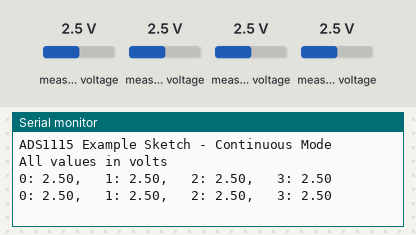
The sketch below on a simulated Arduino Uno, built with avr-gcc and run on an emulated ATmega328P. On the bench: the last lines printed to the serial monitor. Inputs (shaded band) come from the test bench; at power-on: measured voltage 2.5 V.

Above: at 1.8 s.
1.9 s: measured voltage (sensor 200) set to 0.1 V
At 2.5 s:
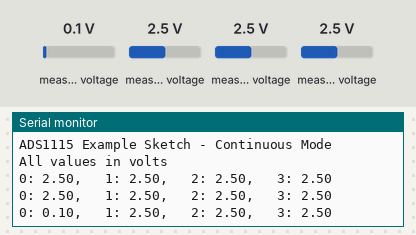
3.4 s: measured voltage (sensor 201) set to 0.1 V
At 4.7 s:
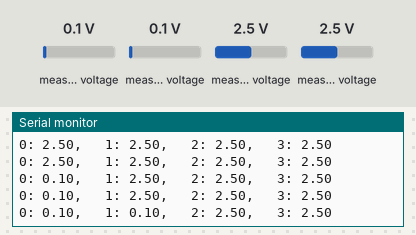
4.9 s: measured voltage (sensor 202) set to 0.1 V
At 6.0 s:
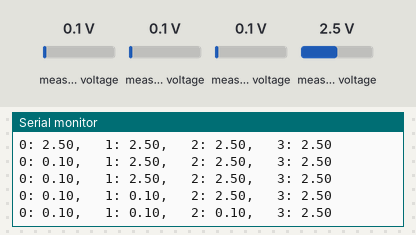
6.4 s: measured voltage (sensor 203) set to 0.1 V
At 7.7 s:
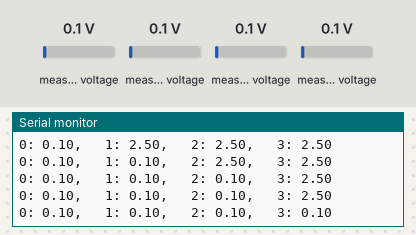
7.9 s: measured voltage (sensor 200) set to 1.2 V
At 9.1 s:
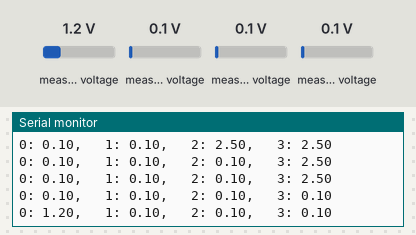
9.4 s: measured voltage (sensor 201) set to 1.2 V
At 9.4 s:
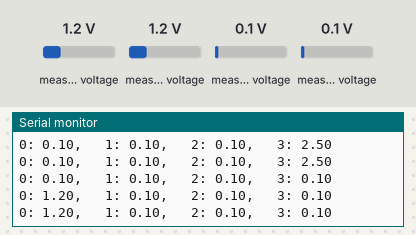
Timing chart, 0 to 11.9 s (numbered marks = the images above; inputs shaded):
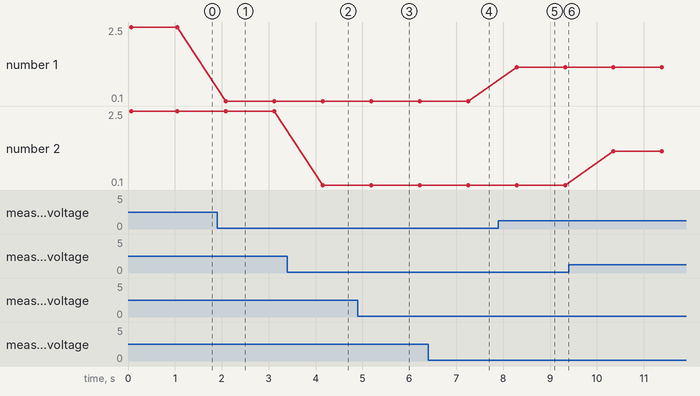

Measured:
- after the input at 1.9 s, the serial monitor: prints a new line after 0.18 s (image 1)
- after the input at 3.4 s, the serial monitor: prints a new line after 0.75 s (image 2)
- after the input at 4.9 s, the serial monitor: prints a new line after 0.28 s (image 3)
- after the input at 6.4 s, the serial monitor: prints a new line after 0.85 s (image 4)
- after the input at 7.9 s, the serial monitor: prints a new line after 0.39 s (image 5)
- plotted number 1: 2.5 → 0.1 after the input at 1.9 s, 0.1 → 1.2 after the input at 7.9 s

The sketch:

Continuous.ino
```cpp
/***************************************************************************
* Example sketch for the ADS1115_WE library
*
* This sketch shows how to use the ADS1115 in continuous mode.
*
* Further information can be found on:
* https://wolles-elektronikkiste.de/ads1115 (German)
* https://wolles-elektronikkiste.de/en/ads1115-a-d-converter-with-amplifier (English)
*
***************************************************************************/

#include<ADS1115_WE.h>
#include<Wire.h>
#define I2C_ADDRESS 0x48

ADS1115_WE adc = ADS1115_WE(I2C_ADDRESS);

void setup() {
  Wire.begin();
  Serial.begin(9600);
  if(!adc.init()){
    Serial.println("ADS1115 not connected!");
  }

  /* Set the voltage range of the ADC to adjust the gain
   * Please note that you must not apply more than VDD + 0.3V to the input pins!
   *
   * ADS1115_RANGE_6144  ->  +/- 6144 mV
   * ADS1115_RANGE_4096  ->  +/- 4096 mV
   * ADS1115_RANGE_2048  ->  +/- 2048 mV (default)
   * ADS1115_RANGE_1024  ->  +/- 1024 mV
   * ADS1115_RANGE_0512  ->  +/- 512 mV
   * ADS1115_RANGE_0256  ->  +/- 256 mV
   */
  adc.setVoltageRange_mV(ADS1115_RANGE_6144); //comment line/change parameter to change range

  adc.setCompareChannels(ADS1115_COMP_0_GND); //comment line/change parameter to change channel
  adc.setCompareChannels(ADS1115_COMP_1_GND);
  adc.setCompareChannels(ADS1115_COMP_2_GND);
  adc.setCompareChannels(ADS1115_COMP_3_GND);

  adc.setMeasureMode(ADS1115_CONTINUOUS); //comment line/change parameter to change mode

  Serial.println("ADS1115 Example Sketch - Continuous Mode");
  Serial.println("All values in volts");
  Serial.println();
}

void loop() {
  float voltage = 0.0;

  Serial.print("0: ");
  voltage = readChannel(ADS1115_COMP_0_GND);
  Serial.print(voltage);

  Serial.print(",   1: ");
  voltage = readChannel(ADS1115_COMP_1_GND);
  Serial.print(voltage);

  Serial.print(",   2: ");
  voltage = readChannel(ADS1115_COMP_2_GND);
  Serial.print(voltage);

  Serial.print(",   3: ");
  voltage = readChannel(ADS1115_COMP_3_GND);
  Serial.println(voltage);

  delay(1000);
}

float readChannel(ADS1115_MUX channel) {
  float voltage = 0.0;
  adc.setCompareChannels(channel);
  voltage = adc.getResult_V(); // alternative: getResult_mV for Millivolt
  return voltage;
}
```
